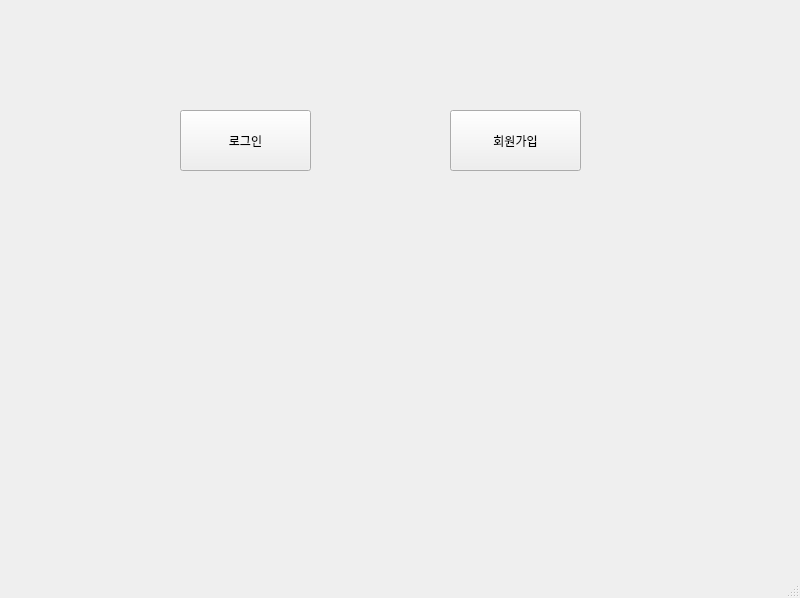
<?xml version="1.0" encoding="UTF-8"?>
<ui version="4.0">
 <class>start</class>
 <widget class="QMainWindow" name="start">
  <property name="geometry">
   <rect>
    <x>0</x>
    <y>0</y>
    <width>800</width>
    <height>598</height>
   </rect>
  </property>
  <property name="windowTitle">
   <string>MainWindow</string>
  </property>
  <widget class="QWidget" name="centralwidget">
   <widget class="QPushButton" name="loginbutton">
    <property name="geometry">
     <rect>
      <x>180</x>
      <y>110</y>
      <width>131</width>
      <height>61</height>
     </rect>
    </property>
    <property name="focusPolicy">
     <enum>Qt::TabFocus</enum>
    </property>
    <property name="text">
     <string>로그인</string>
    </property>
   </widget>
   <widget class="QPushButton" name="signupbutton">
    <property name="geometry">
     <rect>
      <x>450</x>
      <y>110</y>
      <width>131</width>
      <height>61</height>
     </rect>
    </property>
    <property name="text">
     <string>회원가입</string>
    </property>
   </widget>
  </widget>
  <widget class="QMenuBar" name="menubar">
   <property name="geometry">
    <rect>
     <x>0</x>
     <y>0</y>
     <width>800</width>
     <height>26</height>
    </rect>
   </property>
  </widget>
  <widget class="QStatusBar" name="statusbar"/>
 </widget>
 <resources/>
 <connections>
  <connection>
   <sender>loginbutton</sender>
   <signal>clicked()</signal>
   <receiver>start</receiver>
   <slot>loginclick()</slot>
   <hints>
    <hint type="sourcelabel">
     <x>263</x>
     <y>191</y>
    </hint>
    <hint type="destinationlabel">
     <x>470</x>
     <y>510</y>
    </hint>
   </hints>
  </connection>
  <connection>
   <sender>signupbutton</sender>
   <signal>clicked()</signal>
   <receiver>start</receiver>
   <slot>signupclick()</slot>
   <hints>
    <hint type="sourcelabel">
     <x>527</x>
     <y>181</y>
    </hint>
    <hint type="destinationlabel">
     <x>561</x>
     <y>467</y>
    </hint>
   </hints>
  </connection>
 </connections>
 <slots>
  <slot>loginclick()</slot>
  <slot>signupclick()</slot>
 </slots>
</ui>
